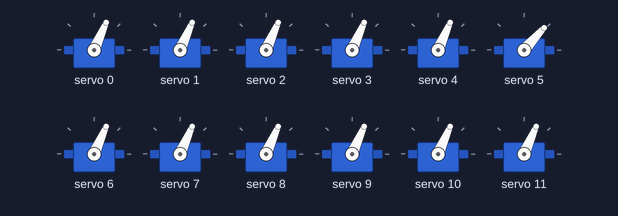
Recording of a sketch running on a simulated Arduino Uno, built with avr-gcc and run on an emulated ATmega328P. On the bench: 12 × servo.

Above: at 0.05 s.
At 0.25 s:
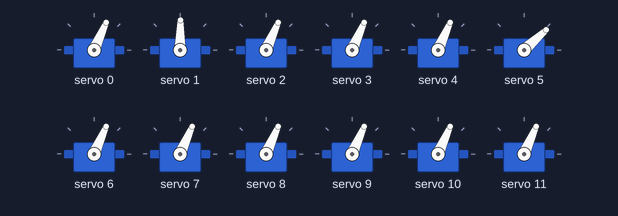
At 0.45 s:
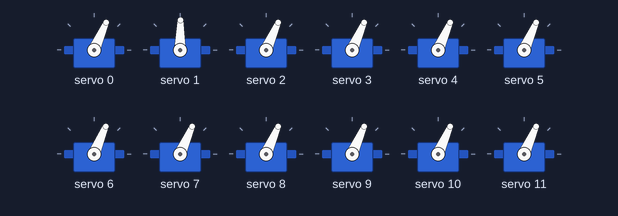
At 0.9 s:
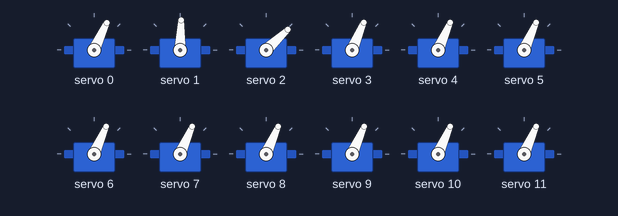
At 1.3 s:
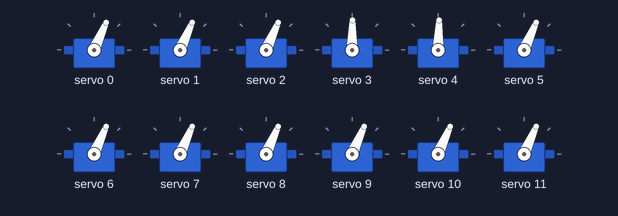
At 1.75 s:
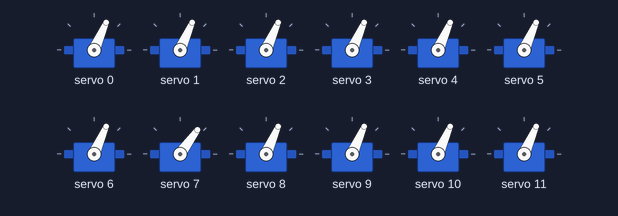
Timing chart, 0 to 5.4 s (numbered marks = the images above):
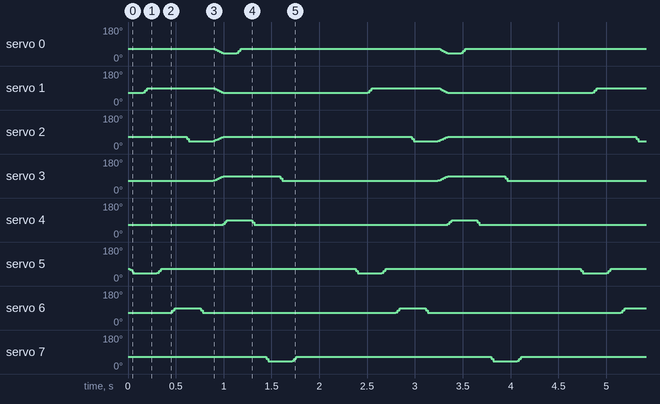

Measured:
- by itself, servo 0: repeats every 2.4 s: 59° 0.02 s, 54° 0.02 s, 49° 0.02 s, 45° 0.02 s, 42° 0.14 s, 43° 0.02 s, 54° 0.02 s, 66° 2.1 s, 65° 0.02 s
- by itself, servo 1: repeats every 2.4 s: 78° 0.02 s, 89° 0.69 s, 88° 0.02 s, 84° 0.02 s, 78° 0.02 s, 73° 0.02 s, 68° 0.02 s, 66° 1.5 s, 67° 0.02 s
- by itself, servo 2: repeats every 2.4 s: 53° 0.02 s, 42° 0.25 s, 43° 0.02 s, 48° 0.02 s, 52° 0.02 s, 58° 0.02 s, 63° 0.02 s, 66° 2.0 s, 65° 0.02 s
- by itself, servo 3: repeats every 2.4 s: 71° 0.02 s, 76° 0.02 s, 81° 0.02 s, 86° 0.02 s, 89° 0.58 s, 88° 0.02 s, 77° 0.02 s, 66° 1.6 s, 67° 0.02 s
- by itself, servo 4: repeats every 2.4 s: 81° 0.02 s, 89° 0.25 s, 88° 0.02 s, 77° 0.02 s, 66° 2.0 s, 69° 0.02 s
- by itself, servo 6: repeats every 2.4 s: 78° 0.02 s, 89° 0.25 s, 88° 0.02 s, 77° 0.02 s, 66° 2.0 s, 67° 0.02 s
- by itself, servo 7: repeats every 2.4 s: 53° 0.02 s, 42° 0.25 s, 43° 0.02 s, 54° 0.02 s, 66° 2.0 s, 65° 0.02 s

The sketch:

control.ino
```cpp
#include <Wire.h>
#include <Adafruit_PWMServoDriver.h>
Adafruit_PWMServoDriver pwm= Adafruit_PWMServoDriver(0x40);

void setup() {
  // put your setup code here, to run once:

  Serial.begin(9600);
  pwm.begin();

  pwm.setOscillatorFrequency(27000000);
  pwm.setPWMFreq(50);

  for (int n=0; n<12; n++)
  {
    pwm.setPWM(n,0,250);
  }


////-----testing------------
//for(int i=250;i<=350;i++){
//    pwm.setPWM(0,0,i);
//delay(5);
//}
//
//for(int i=250;i<=350;i++){
//    pwm.setPWM(3,0,i);
//delay(5);
//}
//  for(int i=250;i>=150;i--){
//    pwm.setPWM(5,0,i);
//delay(5);
}

void mov(int motor, int initial, int final)
{
  if (initial < final)
  {
    for(int i = initial; i <=final; i+=2)
    {
      pwm.setPWM(motor, 0, i);
      delay(1);
    }
  }
  else
  {
    for(int i = initial; i >=final; i-=2)
    {
      pwm.setPWM(motor, 0, i);
      delay(1);
    }
  }

  delay(100);
}
void loop() {
  // put your main code here, to run repeatedly:

  mov(5, 250, 200);
  mov(1, 250, 300);
  mov(5, 200, 250);

  mov(6, 250, 300);
  mov(2, 250, 200);
  mov(6, 300, 250);

// -----------BODY MOVEMENT-------------
  for (int n = 250; n <=300; n+=2)
  {
    for(int i=0; i<=3; i++)
    {
      if (i==1)
      {
        pwm.setPWM(i, 0, 550-n);
      }

      if (i==3)
      {
        pwm.setPWM(i, 0, n);
      }

      if (i==2)
      {
        pwm.setPWM(i, 0, n-50);
      }

      if (i==0)
      {
        pwm.setPWM(i, 0, 500-n);
      }
    }
    delay(1);
  }

  mov(4, 250, 300);
  mov(0, 200, 250);
  mov(4, 300, 250);

  mov(7, 250, 200);
  mov(3, 300, 250);
  mov(7, 200, 250);

  delay(500);
}
```
